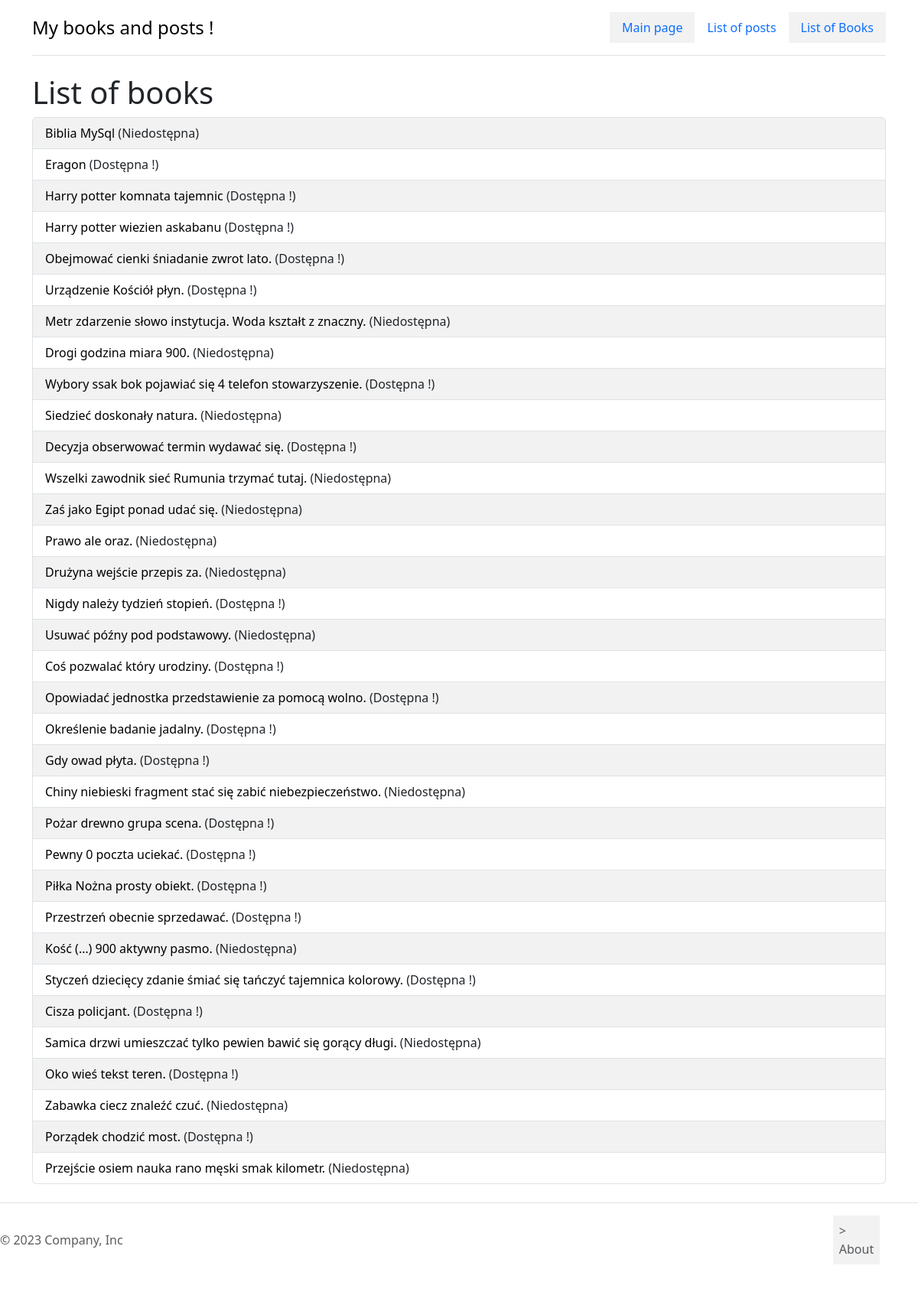
The page /books/ on the database its author committed.
### books/models.py (models this page shows, shortened)
class Book(Timestamped):
    title = models.CharField(max_length=200)
    description = models.TextField()
    publication_year = models.IntegerField()
    available = models.BooleanField(default=True)
    tags = models.ManyToManyField("tags.Tag", related_name="books")
    authors = models.ManyToManyField(Author, related_name="books")

### books/views.py (the view)
# urls.py: path('', books_list, name='list')
def books_list(requests):
    books = Book.objects.all()
    context = {'books_list': books}
    return render(requests, 'books/list.html', context)

### books/templates/books/list.html
{% extends 'base.html' %}
{% load static %}
{% block styles %}
<link href="{% static 'books/css/style.css' %}" rel="stylesheet">
{% endblock %}
{% block content %}
    <h1> List of books </h1>
    <ul class="list-group">
        {% for book in books_list %}
            <li class="list-group-item">
                <a href="{% url 'books:details' book.id %}"> {{ book.title }} </a>
                {% if book.available == True %}
                    (Dostępna !)
                {% else %}
                    (Niedostępna)
                {% endif %}
            </li>
        {% endfor %}
    </ul>
{% endblock %}

### main/templates/base.html (shortened to what this page needs)
{% load static %}
<!DOCTYPE html>
<html lang="en">
<head>
    <link href="https://cdn.jsdelivr.net/npm/bootstrap@5.3.0-alpha3/dist/css/bootstrap.min.css" rel="stylesheet"
>
    <link href="{% static 'main/css/style.css' %}" rel="stylesheet">
    {% block styles %} {% endblock %}
</head>
<body>
        <div class="container">
        <header class="d-flex flex-wrap justify-content-center py-3 mb-4 border-bottom">
          <a href="/" class="d-flex align-items-center mb-3 mb-md-0 me-md-auto link-body-emphasis text-decoration-none">
            <span class="fs-4"> My books and posts !</span>
          </a>
          <ul class="nav nav-pills">
            <li class="nav-item">
                <a href="{% url 'main:hello' %}" class="nav-link"> Main page</a>
            </li>
              <li class="nav-item">
                  <a href="{% url 'posts:list' %}" class="nav-link"> List of posts</a>
              </li>
            <li class="nav-item">
                  <a href="{% url 'books:list' %}" class="nav-link"> List of Books</a>
              </li>
          </ul>
        </header>
        </div>
    <div class="container">
        {% block content %}
        {% endblock %}
    </div>
    <footer class="d-flex flex-wrap justify-content-between align-items-center py-3 my-4 border-top">
    <p class="col-md-4 mb-0 text-body-secondary">© 2023 Company, Inc</p>
    <a href="/" class="col-md-4 d-flex align-items-center justify-content-center mb-3 mb-md-0 me-md-auto link-body-emphasis text-decoration-none">
      <svg class="bi me-2" width="40" height="32"><use xlink:href="#bootstrap"></use></svg>
    </a>
        <nav>
            <ul class="nav col-md-4 justify-content-end">
                <li class="nav-item">
                    <a href="{% url 'main:about' %}" class="nav-link px-2 text-body-secondary">> About </a>
                </li>
            </ul>
        </nav>
    </footer>
</body>
</html>

### main/static/main/css/style.css (style rules this page uses)
body { background-color: #fff; }

### books/static/books/css/style.css (style rules this page uses)
ul { list-style-type : none; }
ul li:nth-child(odd) { background-color : #f2f2f2; }
ul li a { color : #000; text-decoration : none; }

### rows shown on the page
Book: title "Biblia MySql", available "(Niedostępna)"
Book: title "Eragon", available "(Dostępna !)"
Book: title "Harry potter komnata tajemnic", available "(Dostępna !)"
Book: title "Harry potter wiezien askabanu", available "(Dostępna !)"
Book: title "Obejmować cienki śniadanie zwrot lato.", available "(Dostępna !)"
Book: title "Urządzenie Kościół płyn.", available "(Dostępna !)"
Book: title "Metr zdarzenie słowo instytucja. Woda kształt z znaczny.", available "(Niedostępna)"
Book: title "Drogi godzina miara 900.", available "(Niedostępna)"
Book: title "Wybory ssak bok pojawiać się 4 telefon stowarzyszenie.", available "(Dostępna !)"
Book: title "Siedzieć doskonały natura.", available "(Niedostępna)"
Book: title "Decyzja obserwować termin wydawać się.", available "(Dostępna !)"
Book: title "Wszelki zawodnik sieć Rumunia trzymać tutaj.", available "(Niedostępna)"
Book: title "Zaś jako Egipt ponad udać się.", available "(Niedostępna)"
Book: title "Prawo ale oraz.", available "(Niedostępna)"
Book: title "Drużyna wejście przepis za.", available "(Niedostępna)"
Book: title "Nigdy należy tydzień stopień.", available "(Dostępna !)"
Book: title "Usuwać późny pod podstawowy.", available "(Niedostępna)"
Book: title "Coś pozwalać który urodziny.", available "(Dostępna !)"
Book: title "Opowiadać jednostka przedstawienie za pomocą wolno.", available "(Dostępna !)"
Book: title "Określenie badanie jadalny.", available "(Dostępna !)"
Book: title "Gdy owad płyta.", available "(Dostępna !)"
Book: title "Chiny niebieski fragment stać się zabić niebezpieczeństwo.", available "(Niedostępna)"
Book: title "Pożar drewno grupa scena.", available "(Dostępna !)"
Book: title "Pewny 0 poczta uciekać.", available "(Dostępna !)"
Book: title "Piłka Nożna prosty obiekt.", available "(Dostępna !)"
Book: title "Przestrzeń obecnie sprzedawać.", available "(Dostępna !)"
Book: title "Kość (…) 900 aktywny pasmo.", available "(Niedostępna)"
Book: title "Styczeń dziecięcy zdanie śmiać się tańczyć tajemnica kolorowy.", available "(Dostępna !)"
Book: title "Cisza policjant.", available "(Dostępna !)"
Book: title "Samica drzwi umieszczać tylko pewien bawić się gorący długi.", available "(Niedostępna)"
Book: title "Oko wieś tekst teren.", available "(Dostępna !)"
Book: title "Zabawka ciecz znaleźć czuć.", available "(Niedostępna)"
Book: title "Porządek chodzić most.", available "(Dostępna !)"
Book: title "Przejście osiem nauka rano męski smak kilometr.", available "(Niedostępna)"
